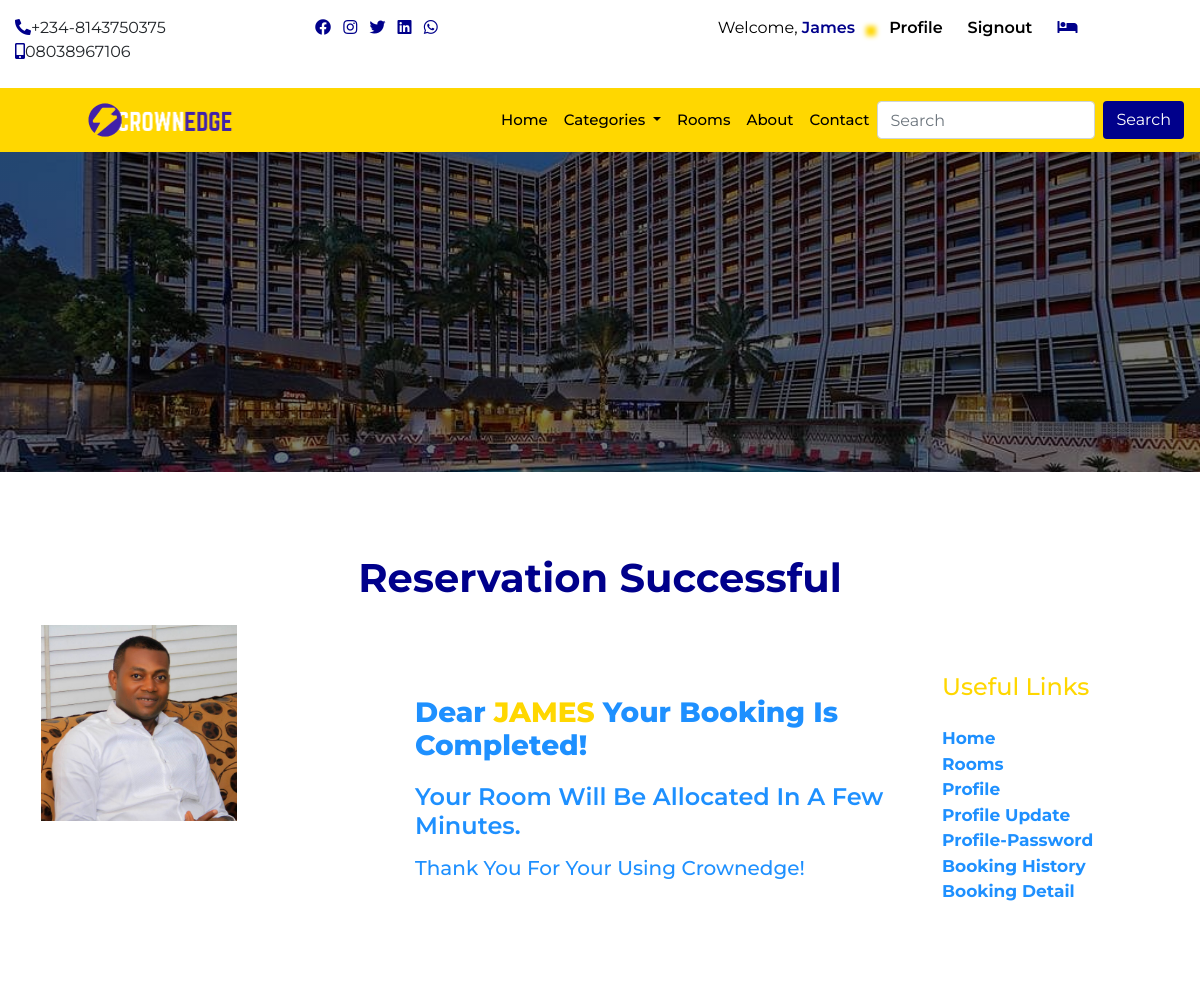
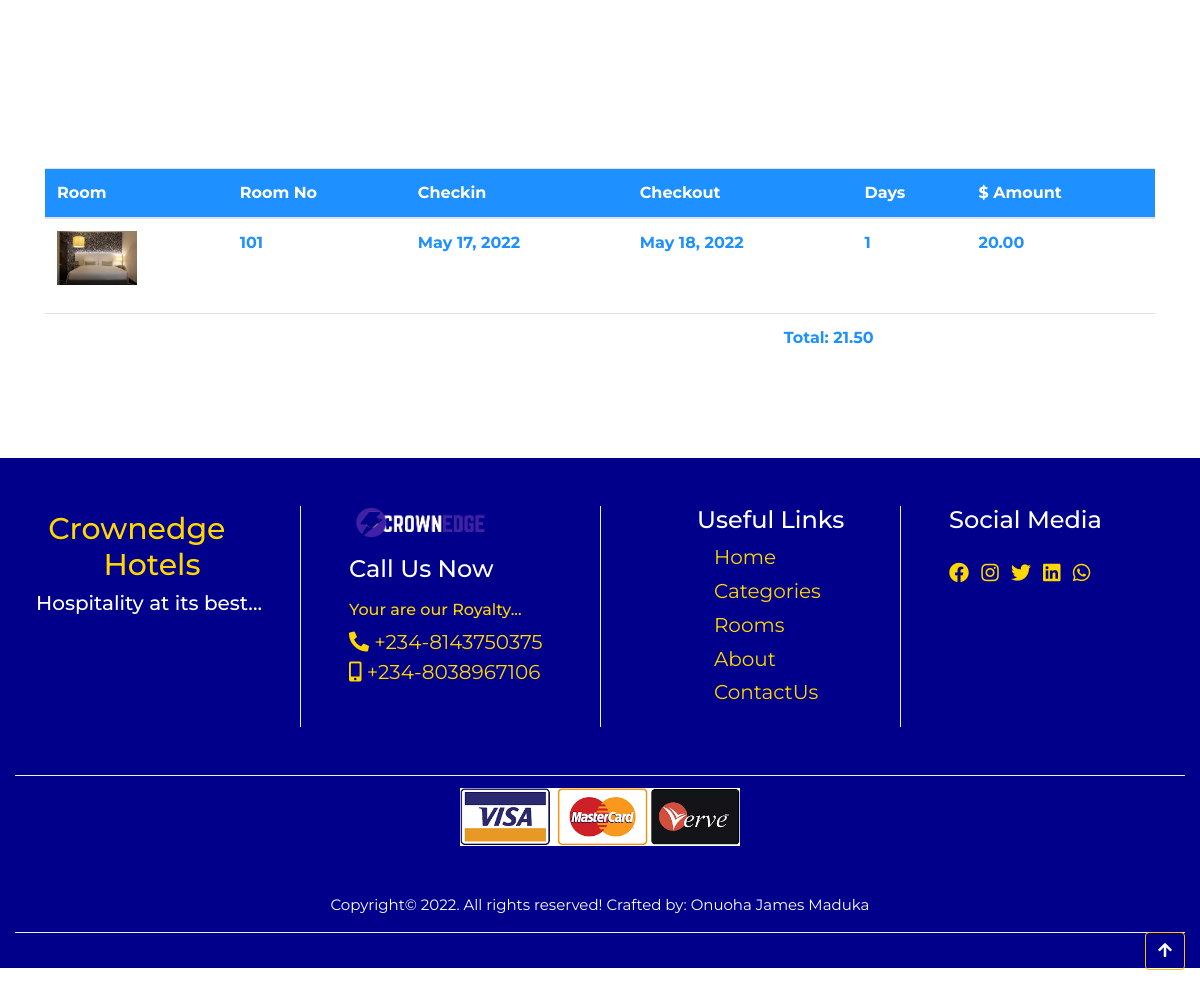
Screenshot of /callback (signed in) with the database file from the repository (2 pictures, top to bottom).
### home/models.py (models this page shows, shortened)
class CompanyProfile(models.Model):
    name = models.CharField(max_length=50)
    keyword = models.CharField(max_length=150)
    description = models.CharField(max_length=150)
    logo = models.ImageField(upload_to='logo', blank=True, null=True)
    favicon = models.ImageField(upload_to='logo', blank=True, null=True, default='/favicon-96x96.png')
    carousel = models.ImageField(upload_to='carousel', blank=True, null=True)
    carousel2 = models.ImageField(upload_to='carousel', blank=True, null=True)
    carousel3 = models.ImageField(upload_to='carousel', blank=True, null=True)
    carousel4 = models.ImageField(upload_to='carousel', blank=True, null=True)
    banner = models.ImageField(upload_to='banner', blank=True, null=True)
    mobile = models.CharField(max_length=20)
    mobile2 = models.CharField(max_length=20)
    address = models.CharField(max_length=100)
    email = models.EmailField()
    website = models.URLField()
    about = models.TextField()
    about2 = models.TextField()
    copyright_year = models.CharField(max_length=4)
    class Meta:
        db_table = 'companyprofile'
        managed = True
        verbose_name = 'CompanyProfile'
        verbose_name_plural = 'CompanyProfile'

### userprofile/models.py (models this page shows, shortened)
class Profile(models.Model):
  user = models.OneToOneField(User, on_delete=models.CASCADE)    # this pulls out a specific user details
  first_name = models.CharField(max_length=50)
  last_name = models.CharField(max_length=50)
  email = models.EmailField(max_length=50)
  phone = models.CharField(max_length=20)
  address = models.CharField(max_length=150)
  state = models.CharField(max_length=50)
  pix = models.ImageField(upload_to= 'profile', default='profile/avatar.jpg')
  class Meta:
    db_table = 'profile'
    managed = True
    verbose_name = 'Profile'
    verbose_name_plural = 'Profiles'

### booking/models.py (models this page shows, shortened)
class Booking(models.Model):
  user = models.ForeignKey(User, on_delete=models.CASCADE)
  room = models.ForeignKey(Room, on_delete=models.CASCADE)
  room_num = models.IntegerField(default=1)
  booking_code = models.CharField(max_length=50)
  checkin = models.DateField()
  checkout = models.DateField()
  no_days = models.IntegerField(blank=True, null=True)
  price = models.IntegerField(default=1)
  amount = models.IntegerField(blank=True, null=True)
  paid = models.BooleanField(default= False)
  available = models.BooleanField(default=True)
  booking_date = models.DateTimeField(auto_now_add=True)
  del_booking = models.DateTimeField(default=timezone.now)
  checkout_update = models.DateTimeField(auto_now=True)
  future = models.BooleanField(default=False)
  display = models.BooleanField(default=True)

### room/models.py (models this page shows, shortened)
class Room(models.Model):
    category = models.ForeignKey(Category,on_delete= models.CASCADE)
    tag = models.CharField(max_length=50)
    room_no = models.IntegerField()
    slug = models.SlugField(unique=True)
    room_img = models.ImageField(upload_to='room', blank=True, null=True)
    description = models.TextField()
    rate = models.IntegerField()
    amenity = models.CharField(max_length=100)
    standard_suite = models.BooleanField(default=False)
    luxury_suite = models.BooleanField(default=False)
    deluxe_suite = models.BooleanField(default=False)
    royal_suite = models.BooleanField(default=False)
    min_guest = models.IntegerField()
    max_guest = models.IntegerField()
    available = models.BooleanField(default=True)
    created_at = models.DateTimeField(auto_now_add=True)
    updated_at = models.DateTimeField(auto_now=True)
    class Meta:
        db_table = 'room'
        managed = True
        verbose_name = 'Room'
        verbose_name_plural = 'Room'

### home/views.py (the view)
# urls.py: path('callback', views.callback, name='callback'), #change to booking_confirmed
def callback(request):
    profile = Profile.objects.get(user__username = request.user.username)
    reserved = Booking.objects.filter(user__username = request.user.username, paid=True)
    booking = Booking.objects.filter(user__username = request.user.username, paid=False)
    for item in booking:
        item.paid = True
        item.available = False
        item.future = True
        item.display = True
        item.save()
        room = Room.objects.get(pk=item.room.id)
        room.available = False
        room.save()
    subtotal = 0
    vat = 0
    total = 0
    for item in reserved:
        subtotal += item.price * item.no_days
    vat = 0.075 * subtotal
    total = subtotal + vat
    context = {
        'profile':profile,
        'reserved':reserved,
        'total':total,
    }
    return render(request, 'callback.html',context)

### home/templates/callback.html (shortened to what this page needs)
{% extends 'base.html' %}
{% block header %} {% include 'header.html' %}{% endblock header %}
{% block banner %} {% include 'banner.html' %} {% endblock banner %}
{% load humanize %}
{% load static %}
{% block content %}
<section>
  <div class="container-fluid">
    <h1 class="title">Reservation Successful</h1>
    <div class="row callback">
      <div class="col-12 col-sm-12 col-md-5 col-lg-4">
        <div class="img-pcard">
          <img src="{{profile.pix.url}}" alt="profile picture">
        </div>
      </div>
      <div class="col-12 col-sm-12 col-md-5 col-lg-5">
        <div class="call">
          <h3>Dear <span>{{profile.first_name}}</span> your booking is completed!</h3>
          <h4>your room will be allocated in a few minutes.</h4>
          <h5>thank you for your using Crownedge!</h5>
        </div>
      </div>
      <div class="col-12 col-sm-12 col-md-2 col-lg-3 mt-5">
        <div class="pro-links">
          <h4 class="mb-4">Useful Links</h4>
          <ul class="list-unstyled">
            <ul class="list-unstyled">
              <li><a href="{% url 'home' %}">Home</a></li>
              <li><a href="{% url 'rooms' %}">rooms</a></li>
              <li><a href="{% url 'profile' %}">profile</a></li>
              <li><a href="{% url 'update' %}">profile update</a></li>
              <li><a href="{% url 'password' %}">profile-password</a></li>
              <li><a href="{% url 'history' %}">booking history</a></li>
              <li><a href="{% url 'booking_details' %}">booking detail</a></li>
          </ul>
        </div>
    </div>
  <div class="container mt-5">
    <div class="table-responsive">
        <table class="cart table">
          <thead>
            <tr>
              <th scope="col">Room</th>
              <th scope="col">room no</th>
              <th scope="col">Checkin</th>
              <th scope="col">Checkout</th>
              <th scope="col">Days</th>
              <th scope="col">$ Amount</th>
            </tr>
          </thead>
          <tbody>
            {% if reserved  %}
                {% for item in reserved %}
                <tr>
                  <td><img src="{{item.room.room_img.url}}" style="width: 80px;"></td>
                  <td>{{item.room.room_no}}</td>
                  <td>{{item.checkin}}</td>
                  <td>{{item.checkout}}</td>
                  <td>{{item.no_days}}</td>
                  <td>{{item.amount|floatformat:2|intcomma}}</td>
                </tr>
                {% endfor %}
            {% endif %}
        </table>
        <table class="cart table">
            <tbody>
            <tr>
              <td class="row"></td>
              <td></td>
              <td></td>
              <td></td>
              <td></td>
              <td></td>
              <td></td>
              <td></td>
              <td></td>
              <td></td>
              <td>Total: {{total|floatformat:2|intcomma}}</td>
            </tr>
          </tbody>
        </table>
    </div>
</div>
  </div>
</section>
{% endblock content %}
{% block footer %} {% include 'footer.html' %} {% endblock footer %}

### home/templates/header.html (shortened to what this page needs)
{% load sample_tags %}
<div class="container-fluid">
    <div class="row">
      <div class="col-12 col-sm-6 col-md-2 col-lg-3 mt-3 mb-2 hide">
        <ul class="list-inline">
          <li class="list-inline-item"><a href=""><i class="fas fa-phone-alt"></i></a><span>+234-8143750375</span></li>
          <li class="list-inline-item"><a href=""><i class="fas fa-mobile-alt"></i></a><span>08038967106</span></li>
        </ul>
      </div>
      <div class="col-12 col-sm-6 col-md-2 col-lg-3 mt-3 mb-2 hide">
        <ul class="list-inline">
          <li class="list-inline-item"><a href=""><i class="fab fa-facebook"></i></a></li>
          <li class="list-inline-item"><a href=""><i class="fab fa-instagram"></i></a></li>
          <li class="list-inline-item"><a href=""><i class="fab fa-twitter"></i></a></li>
          <li class="list-inline-item"><a href=""><i class="fab fa-linkedin"></i></a></li>
          <li class="list-inline-item"><a href=""><i class="fab fa-whatsapp"></i></a></li>
        </ul>
      </div>
      <div class="col-12 col-sm-12 col-md-8 col-lg-6 mt-3 mb-2 auth">
       <ul class="">
        {% if user.is_authenticated %}
          <li class=""><a href="{% url 'profile' %}" class="welcome">welcome,
            <span>
            {% if user.first_name %}
              {{request.user.first_name}}
            {% else %}
            {{request.user.user_name}}
          {% endif %}
          </span></i></a></li>
          <li class=""><a href="{% url 'profile' %}" class="user-btn"><span>profile</span></a></li>
          <li class=""><a href="{% url 'signout' %}" class="user-btn"><span>signout</span></a></li>
          <li class="">
            <a href="{% url 'booked' %}" class="user-btn">
              {% if itemcount > 0 %}
                <span class="badge badge-pill badge-info">
                  <i class="fas fa-bed"></i>
                  <span class="badge badge-pill badge-warning">{{itemcount}}</span>
                </span>
              {% else %}
                  <i class="fas fa-bed"></i></a></li>
              {% endif %}
        {% else %}
          <li class=""><a href="{% url 'signin' %}" class="user-btn"><i class="fas fa-user"></i><span>signin</span></a></li>
          <li class=""><a href="{% url 'signup' %}" class="user-btn"><i class="fas fa-user"></i><span>signup</span></a></li>
        {% endif %}
         </ul>
      </div>
    </div>
  </div>
      <nav class="navbar navbar-expand-lg navbar-light sticky-top">
        <a class="navbar-brand" href="{% url 'home' %}"><img src="{{cprofile.logo.url}}" alt=""></a>
        <div class="collapse navbar-collapse" id="navbarSupportedContent">
          <ul class="navbar-nav ml-auto">
            <li class="nav-item active">
              <a class="nav-link" href="{% url 'home' %}">home <span class="sr-only">(current)</span></a>
            </li>
            <li class="nav-item dropdown">
              <a class="nav-link dropdown-toggle" href="/index2.html" id="navbarDropdown" role="button" data-toggle="dropdown" aria-haspopup="true" aria-expanded="false">
                categories
              </a>
            </li>
            <li class="nav-item">
              <a class="nav-link" href="{% url 'rooms' %}">rooms</a>
            </li>
            <li class="nav-item">
              <a class="nav-link" href="{% intralink 'home' 'aboutus' %}">about</a>
            </li>
            <li class="nav-item">
              <a class="nav-link" href="{% intralink 'home' 'contact' %}">contact</a>
            </li>
          </ul>
          <form class="form-inline my-2 my-lg-0" action="{% url 'search' %}" method="POST">
            <input class="form-control mr-sm-2" name="search" type="search" placeholder="Search" aria-label="Search">
            <button class="btn form-btn" type="submit">Search</button>
          </form>
        </div>
      </nav>

### home/templates/footer.html
{% load sample_tags %}
<div class="footer">
    <div class="container-fluid footer2">
      <div class="row">
        <div class="col-12 col-sm-6 col-md-4 col-lg-3 foota-box">
          <h1>Crownedge <span style="margin-left: 15%;">Hotels</span></h1>
          <h4>Hospitality at its best...</h4>
        </div>
        <div class="col-12 col-sm-6 col-md-4 col-lg-3 foota-box2">
          <img src="{{cprofile.logo.url}}" alt="">
          <h4 class="mt-3 mb-3">Call Us Now</h4>
          <h6>Your are our Royalty...</h6>
          <ul class="list-unstyled">
            <li><a href=""><i class="fas fa-phone-alt"></i></a><span> +234-8143750375</span></li>
            <li><a href=""><i class="fas fa-mobile-alt"></i></a><span> +234-8038967106</span></li>
          </ul>
        </div>
        <div class="col-12 col-sm-6 col-md-4 col-lg-3 foota-box3">
          <h4>Useful Links</h4>
          <ul class="list-unstyled">
            <li><a href="{% url 'home' %}">Home</a></li>
            <li><a href="{% url 'categories'  %}">Categories</a></li>
            <li><a href="{% url 'rooms' %}">Rooms</a></li>
            <li><a href="{% intralink 'home' 'aboutus' %}">About</a></li>
            <li><a href="{% intralink 'home' 'contact' %}">ContactUs</a></li>
          </ul>
        </div>
        <div class="col-12 col-sm-6 col-md-12 col-lg-3 foota-box4">
          <h4 class="mb-4">Social Media</h4>
          <ul class="list-inline">
            <li class="list-inline-item"><a href=""><i class="fab fa-facebook"></i></a></li>
            <li class="list-inline-item"><a href=""><i class="fab fa-instagram"></i></a></li>
            <li class="list-inline-item"><a href=""><i class="fab fa-twitter"></i></a></li>
            <li class="list-inline-item"><a href=""><i class="fab fa-linkedin"></i></a></li>
            <li class="list-inline-item"><a href=""><i class="fab fa-whatsapp"></i></a></li>
          </ul>
        </div>
      </div>
      <div class="footer3">
        <a href="{% url 'rooms' %}"><img src="/media/logo/master_visa_logo.png" style="width: 280px;" alt="credit card logo"></a>
        <p class="mt-5"> Copyright&copy; 2022. All rights reserved! Crafted by: Onuoha James Maduka</p>
        <a href="{% url 'home' %}" class="btn btn-outline-warning float-right mb-3 text-white"><i class="fa fa-arrow-up" aria-hidden="true"></i></a>
  <div class="footer3">
      </div>
    </div>
  </div>

### rows the page displays
CompanyProfile: logo (picture)
Profile: pix (picture), first_name "JAMES"
Booking: room.room_img (picture), room.room_no "101", checkin "May 17, 2022", checkout "May 18, 2022", no_days "1", amount "20.00"

### other values shown
{{ request.user.first_name }} "James"
{{ total|floatformat:2|intcomma }} "21.50"
